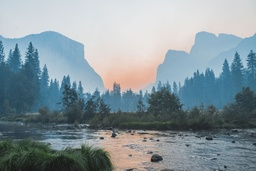
#> input picture ImageHistogram/photo.jpg, 256 x 171 px, shrunk from 1000 x 667 before the run
$ python main.py
#> lines starting #> are read from the running program, lines starting #| are printed output that depends on the picture
import numpy as np
import cv2
from pprint import pprint
import matplotlib.pyplot as plt

image=cv2.imread('photo.jpg',cv2.IMREAD_GRAYSCALE)
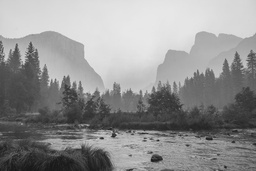
#> image: shape (171, 256); min 22, max 233, mean 145
x=[0]*256
y=[0]*256


#print(x)


#print(image)
#print("AAA")
t=image.flatten().tolist()
#> t = 43776 items
#print(type(t))
for i in range(len(x)):
    y[i]=i
    for j in range(len(t)):
        if t[j]==i:
            x[i]+=1
#print(x)


plt.bar(y,x)
# [14 lines of commented-out code are left out]
plt.savefig("image")
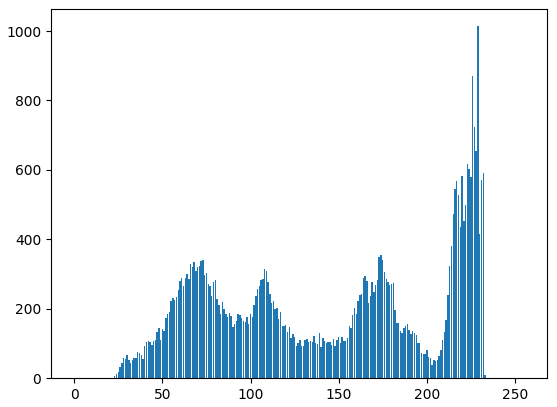
#> figure drawn by matplotlib, 1 panel; tallest bar 1014 high, from x = 228.6 to 229.4
plt.show()
cv2.waitKey(0)
